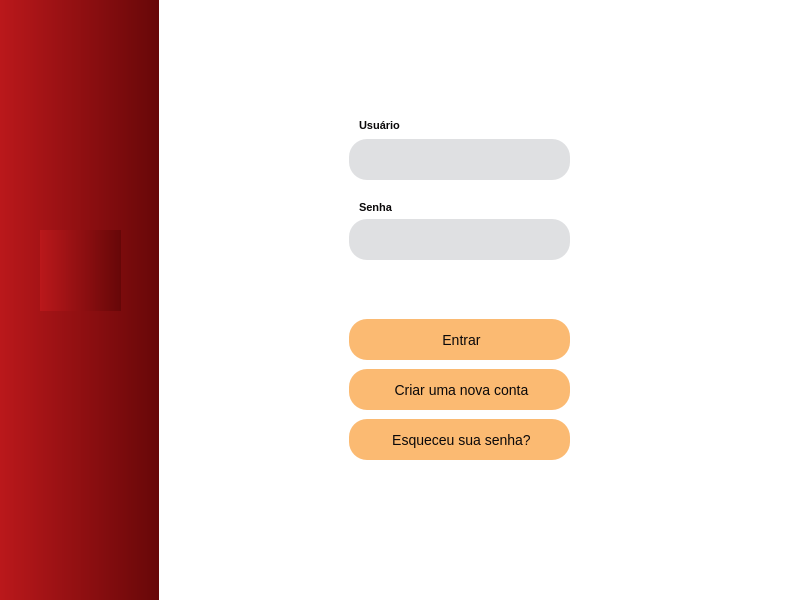
<?xml version="1.0" encoding="UTF-8"?>
<ui version="4.0">
 <class>LoginWindow</class>
 <widget class="QMainWindow" name="LoginWindow">
  <property name="enabled">
   <bool>true</bool>
  </property>
  <property name="geometry">
   <rect>
    <x>0</x>
    <y>0</y>
    <width>800</width>
    <height>600</height>
   </rect>
  </property>
  <property name="windowTitle">
   <string>MainWindow</string>
  </property>
  <property name="styleSheet">
   <string notr="true"/>
  </property>
  <widget class="QWidget" name="centralwidget">
   <widget class="QWidget" name="sidebar_enaplic" native="true">
    <property name="geometry">
     <rect>
      <x>0</x>
      <y>0</y>
      <width>161</width>
      <height>601</height>
     </rect>
    </property>
    <property name="styleSheet">
     <string notr="true">* {
background-color: qlineargradient(spread:pad, x1:0, y1:0, x2:1, y2:0, stop:0 rgba(186, 24, 27, 255), stop:1 rgba(102, 7, 8, 255));
}</string>
    </property>
    <widget class="QLabel" name="logo_enaplic">
     <property name="geometry">
      <rect>
       <x>40</x>
       <y>230</y>
       <width>81</width>
       <height>81</height>
      </rect>
     </property>
     <property name="text">
      <string/>
     </property>
     <property name="pixmap">
      <pixmap resource="../static/resource.qrc">:/image/image/LOGO.jpeg</pixmap>
     </property>
     <property name="scaledContents">
      <bool>true</bool>
     </property>
    </widget>
   </widget>
   <widget class="QWidget" name="main_area" native="true">
    <property name="geometry">
     <rect>
      <x>159</x>
      <y>-1</y>
      <width>641</width>
      <height>601</height>
     </rect>
    </property>
    <property name="sizePolicy">
     <sizepolicy hsizetype="MinimumExpanding" vsizetype="Expanding">
      <horstretch>0</horstretch>
      <verstretch>0</verstretch>
     </sizepolicy>
    </property>
    <property name="font">
     <font>
      <family>Segoe UI</family>
     </font>
    </property>
    <property name="styleSheet">
     <string notr="true">* {
    background-color: #ffffff;
	font-style: &quot;Segoe UI&quot;;
 	color: #0B090A;
}

QLabel, QCheckBox {
    color: #0B090A;
    font-size: 11px;
    font-weight: bold;
}

QLabel#logo-enaplic {
    margin: 5px 0;
}

QLineEdit {
    background-color: #DFE0E2;
    padding-left: 15px;
    border-radius: 18px;
	font-size: 14px;
}

QDateEdit, QComboBox {
    background-color: #DFE0E2;
    border: 1px solid #262626;
    padding: 5px 10px;
    border-radius: 10px;
    height: 20px;
    font-size: 16px;
}

QDateEdit::drop-down, QComboBox::drop-down {
    subcontrol-origin: padding;
    subcontrol-position: top right;
    width: 30px;
    border-left-width: 1px;
    border-left-color: darkgray;
    border-left-style: solid;
    border-top-right-radius: 3px;
    border-bottom-right-radius: 3px;
}

QDateEdit::down-arrow, QComboBox::down-arrow {
    image: url(../resources/images/arrow.png);
    width: 10px;
    height: 10px;
}

QPushButton {
    background-color: #fbba72;
    border: 2px;
    border-radius: 18px;
    font-size: 14px;
    font-weight: regular;
}

QPushButton:hover {
    background-color: #e5383b;
    color: #EEEEEE
}

QPushButton:pressed {
    background-color: #6703c5;
    color: #EEEEEE;
}

QTableWidget {
    border: 1px solid #000000;
    background-color: #686D76;
    padding-left: 10px;
    margin-bottom: 15px;
}

QTableWidget QHeaderView::section {
    background-color: #262626;
    color: #A7A6A6;
    padding: 5px;
    height: 18px;
}

QTableWidget QHeaderView::section:horizontal {
    border-top: 1px solid #333;
}

QTableWidget::item {
    background-color: #363636;
    color: #fff;
    font-weight: bold;
    padding-right: 8px;
    padding-left: 8px;
}

QTableWidget::item:selected {
    background-color: #000000;
    color: #EEEEEE;
    font-weight: bold;
}</string>
    </property>
    <widget class="QLineEdit" name="user_field">
     <property name="geometry">
      <rect>
       <x>190</x>
       <y>140</y>
       <width>221</width>
       <height>41</height>
      </rect>
     </property>
     <property name="sizePolicy">
      <sizepolicy hsizetype="Expanding" vsizetype="Fixed">
       <horstretch>0</horstretch>
       <verstretch>0</verstretch>
      </sizepolicy>
     </property>
     <property name="minimumSize">
      <size>
       <width>221</width>
       <height>41</height>
      </size>
     </property>
     <property name="focusPolicy">
      <enum>Qt::StrongFocus</enum>
     </property>
     <property name="inputMask">
      <string/>
     </property>
     <property name="text">
      <string/>
     </property>
     <property name="maxLength">
      <number>15</number>
     </property>
     <property name="clearButtonEnabled">
      <bool>true</bool>
     </property>
    </widget>
    <widget class="QLineEdit" name="password_field">
     <property name="geometry">
      <rect>
       <x>190</x>
       <y>220</y>
       <width>221</width>
       <height>41</height>
      </rect>
     </property>
     <property name="minimumSize">
      <size>
       <width>221</width>
       <height>41</height>
      </size>
     </property>
     <property name="inputMask">
      <string/>
     </property>
     <property name="text">
      <string/>
     </property>
     <property name="maxLength">
      <number>10</number>
     </property>
     <property name="echoMode">
      <enum>QLineEdit::Password</enum>
     </property>
     <property name="clearButtonEnabled">
      <bool>true</bool>
     </property>
    </widget>
    <widget class="QPushButton" name="btn_login">
     <property name="geometry">
      <rect>
       <x>190</x>
       <y>320</y>
       <width>221</width>
       <height>41</height>
      </rect>
     </property>
     <property name="minimumSize">
      <size>
       <width>221</width>
       <height>41</height>
      </size>
     </property>
     <property name="styleSheet">
      <string notr="true">QPushButton:hover {
    background-color: #399918;
    color: #EEEEEE
}</string>
     </property>
     <property name="text">
      <string> Entrar</string>
     </property>
     <property name="icon">
      <iconset resource="../static/resource.qrc">
       <normaloff>:/icon/icon/entrar (2).png</normaloff>:/icon/icon/entrar (2).png</iconset>
     </property>
     <property name="iconSize">
      <size>
       <width>24</width>
       <height>24</height>
      </size>
     </property>
    </widget>
    <widget class="QPushButton" name="btn_register">
     <property name="geometry">
      <rect>
       <x>190</x>
       <y>370</y>
       <width>221</width>
       <height>41</height>
      </rect>
     </property>
     <property name="minimumSize">
      <size>
       <width>221</width>
       <height>41</height>
      </size>
     </property>
     <property name="styleSheet">
      <string notr="true">QPushButton:hover {
    background-color: #00b4d8;
    color: #EEEEEE
}</string>
     </property>
     <property name="text">
      <string> Criar uma nova conta</string>
     </property>
     <property name="icon">
      <iconset resource="../static/resource.qrc">
       <normaloff>:/icon/icon/add-user-64.ico</normaloff>:/icon/icon/add-user-64.ico</iconset>
     </property>
     <property name="iconSize">
      <size>
       <width>24</width>
       <height>24</height>
      </size>
     </property>
    </widget>
    <widget class="QPushButton" name="btn_forget_password">
     <property name="geometry">
      <rect>
       <x>190</x>
       <y>420</y>
       <width>221</width>
       <height>41</height>
      </rect>
     </property>
     <property name="minimumSize">
      <size>
       <width>221</width>
       <height>41</height>
      </size>
     </property>
     <property name="styleSheet">
      <string notr="true">QPushButton:hover {
    background-color: #ff6700;
    color: #EEEEEE
}</string>
     </property>
     <property name="text">
      <string> Esqueceu sua senha?</string>
     </property>
     <property name="icon">
      <iconset resource="../static/resource.qrc">
       <normaloff>:/icon/icon/cadeado (1).png</normaloff>:/icon/icon/cadeado (1).png</iconset>
     </property>
     <property name="iconSize">
      <size>
       <width>24</width>
       <height>24</height>
      </size>
     </property>
    </widget>
    <widget class="QLabel" name="user_label">
     <property name="geometry">
      <rect>
       <x>200</x>
       <y>120</y>
       <width>47</width>
       <height>13</height>
      </rect>
     </property>
     <property name="text">
      <string>Usuário</string>
     </property>
    </widget>
    <widget class="QLabel" name="password_label">
     <property name="geometry">
      <rect>
       <x>200</x>
       <y>200</y>
       <width>51</width>
       <height>16</height>
      </rect>
     </property>
     <property name="text">
      <string>Senha</string>
     </property>
    </widget>
    <widget class="QLabel" name="logo_enaplic_50">
     <property name="geometry">
      <rect>
       <x>500</x>
       <y>490</y>
       <width>121</width>
       <height>101</height>
      </rect>
     </property>
     <property name="text">
      <string/>
     </property>
     <property name="pixmap">
      <pixmap resource="../static/resource.qrc">:/image/image/logo_enaplic_50_anos.png</pixmap>
     </property>
     <property name="scaledContents">
      <bool>true</bool>
     </property>
    </widget>
    <widget class="QPushButton" name="btn_close">
     <property name="geometry">
      <rect>
       <x>590</x>
       <y>10</y>
       <width>41</width>
       <height>41</height>
      </rect>
     </property>
     <property name="minimumSize">
      <size>
       <width>0</width>
       <height>41</height>
      </size>
     </property>
     <property name="styleSheet">
      <string notr="true">* {
	background-color: #FFF;
}</string>
     </property>
     <property name="text">
      <string/>
     </property>
     <property name="icon">
      <iconset resource="../static/resource.qrc">
       <normaloff>:/icon/icon/excluir.png</normaloff>:/icon/icon/excluir.png</iconset>
     </property>
     <property name="iconSize">
      <size>
       <width>36</width>
       <height>36</height>
      </size>
     </property>
    </widget>
   </widget>
  </widget>
 </widget>
 <resources>
  <include location="../static/resource.qrc"/>
 </resources>
 <connections/>
</ui>
